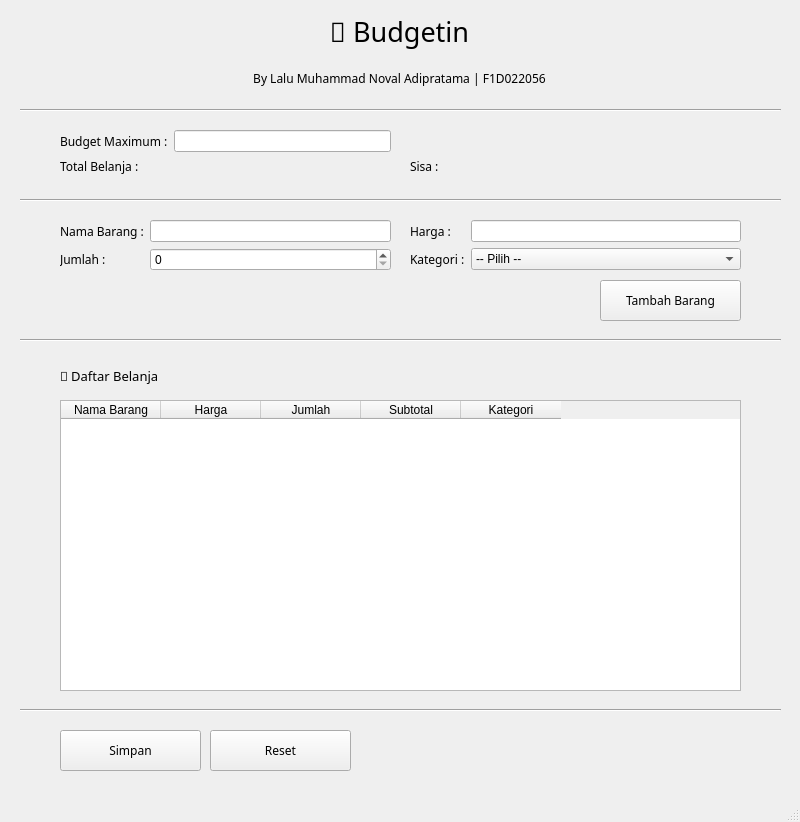
<?xml version="1.0" encoding="UTF-8"?>
<ui version="4.0">
 <class>MainWindow</class>
 <widget class="QMainWindow" name="MainWindow">
  <property name="geometry">
   <rect>
    <x>0</x>
    <y>0</y>
    <width>800</width>
    <height>822</height>
   </rect>
  </property>
  <property name="windowTitle">
   <string>MainWindow</string>
  </property>
  <widget class="QWidget" name="centralwidget">
   <widget class="QWidget" name="verticalLayoutWidget">
    <property name="geometry">
     <rect>
      <x>9</x>
      <y>10</y>
      <width>781</width>
      <height>89</height>
     </rect>
    </property>
    <layout class="QVBoxLayout" name="verticalLayout">
     <item>
      <widget class="QLabel" name="label">
       <property name="font">
        <font>
         <family>Arial Black</family>
         <pointsize>20</pointsize>
        </font>
       </property>
       <property name="text">
        <string>🛒 Budgetin</string>
       </property>
       <property name="alignment">
        <set>Qt::AlignCenter</set>
       </property>
      </widget>
     </item>
     <item>
      <widget class="QLabel" name="label_2">
       <property name="font">
        <font>
         <family>Cascadia Mono Light</family>
        </font>
       </property>
       <property name="text">
        <string>By Lalu Muhammad Noval Adipratama | F1D022056</string>
       </property>
       <property name="alignment">
        <set>Qt::AlignCenter</set>
       </property>
      </widget>
     </item>
    </layout>
   </widget>
   <widget class="QWidget" name="verticalLayoutWidget_2">
    <property name="geometry">
     <rect>
      <x>20</x>
      <y>100</y>
      <width>761</width>
      <height>21</height>
     </rect>
    </property>
    <layout class="QVBoxLayout" name="verticalLayout_3">
     <item>
      <widget class="Line" name="line">
       <property name="orientation">
        <enum>Qt::Horizontal</enum>
       </property>
      </widget>
     </item>
    </layout>
   </widget>
   <widget class="QWidget" name="formLayoutWidget">
    <property name="geometry">
     <rect>
      <x>60</x>
      <y>130</y>
      <width>331</width>
      <height>49</height>
     </rect>
    </property>
    <layout class="QFormLayout" name="formLayout">
     <item row="0" column="0">
      <widget class="QLabel" name="label_3">
       <property name="font">
        <font>
         <family>Arial Black</family>
        </font>
       </property>
       <property name="text">
        <string>Budget Maximum :</string>
       </property>
      </widget>
     </item>
     <item row="1" column="0">
      <widget class="QLabel" name="label_4">
       <property name="font">
        <font>
         <family>Arial Black</family>
        </font>
       </property>
       <property name="text">
        <string>Total Belanja :</string>
       </property>
      </widget>
     </item>
     <item row="0" column="1">
      <widget class="QLineEdit" name="BudgetlineEdit"/>
     </item>
     <item row="1" column="1">
      <widget class="QLabel" name="LabelTotal">
       <property name="text">
        <string/>
       </property>
      </widget>
     </item>
    </layout>
   </widget>
   <widget class="QWidget" name="verticalLayoutWidget_3">
    <property name="geometry">
     <rect>
      <x>20</x>
      <y>190</y>
      <width>761</width>
      <height>21</height>
     </rect>
    </property>
    <layout class="QVBoxLayout" name="verticalLayout_4">
     <item>
      <widget class="Line" name="line_2">
       <property name="orientation">
        <enum>Qt::Horizontal</enum>
       </property>
      </widget>
     </item>
    </layout>
   </widget>
   <widget class="QWidget" name="formLayoutWidget_2">
    <property name="geometry">
     <rect>
      <x>60</x>
      <y>220</y>
      <width>331</width>
      <height>53</height>
     </rect>
    </property>
    <layout class="QFormLayout" name="formLayout_2">
     <item row="0" column="0">
      <widget class="QLabel" name="label_6">
       <property name="font">
        <font>
         <family>Arial Black</family>
        </font>
       </property>
       <property name="text">
        <string>Nama Barang :</string>
       </property>
      </widget>
     </item>
     <item row="1" column="0">
      <widget class="QLabel" name="label_7">
       <property name="font">
        <font>
         <family>Arial Black</family>
        </font>
       </property>
       <property name="text">
        <string>Jumlah :</string>
       </property>
      </widget>
     </item>
     <item row="0" column="1">
      <widget class="QLineEdit" name="NamaBarangLineEdit"/>
     </item>
     <item row="1" column="1">
      <widget class="QSpinBox" name="spinBoxJumlah"/>
     </item>
    </layout>
   </widget>
   <widget class="QWidget" name="formLayoutWidget_3">
    <property name="geometry">
     <rect>
      <x>410</x>
      <y>220</y>
      <width>331</width>
      <height>53</height>
     </rect>
    </property>
    <layout class="QFormLayout" name="formLayout_3">
     <item row="0" column="0">
      <widget class="QLabel" name="label_9">
       <property name="font">
        <font>
         <family>Arial Black</family>
        </font>
       </property>
       <property name="text">
        <string>Harga :</string>
       </property>
      </widget>
     </item>
     <item row="1" column="0">
      <widget class="QLabel" name="label_10">
       <property name="font">
        <font>
         <family>Arial Black</family>
        </font>
       </property>
       <property name="text">
        <string>Kategori :</string>
       </property>
      </widget>
     </item>
     <item row="0" column="1">
      <widget class="QLineEdit" name="HargaLineEdit"/>
     </item>
     <item row="1" column="1">
      <widget class="QComboBox" name="comboBoxKategori">
       <item>
        <property name="text">
         <string>-- Pilih --</string>
        </property>
       </item>
       <item>
        <property name="text">
         <string>Makanan &amp; Minuman</string>
        </property>
       </item>
       <item>
        <property name="text">
         <string>Kebutuhan Rumah</string>
        </property>
       </item>
       <item>
        <property name="text">
         <string>Kebutuhan Pribadi</string>
        </property>
       </item>
       <item>
        <property name="text">
         <string>Hiburan</string>
        </property>
       </item>
      </widget>
     </item>
    </layout>
   </widget>
   <widget class="QPushButton" name="tombolTambahBarang">
    <property name="geometry">
     <rect>
      <x>600</x>
      <y>280</y>
      <width>141</width>
      <height>41</height>
     </rect>
    </property>
    <property name="font">
     <font>
      <family>Bahnschrift SemiBold</family>
     </font>
    </property>
    <property name="text">
     <string>Tambah Barang</string>
    </property>
   </widget>
   <widget class="QWidget" name="verticalLayoutWidget_4">
    <property name="geometry">
     <rect>
      <x>20</x>
      <y>330</y>
      <width>761</width>
      <height>21</height>
     </rect>
    </property>
    <layout class="QVBoxLayout" name="verticalLayout_5">
     <item>
      <widget class="Line" name="line_3">
       <property name="orientation">
        <enum>Qt::Horizontal</enum>
       </property>
      </widget>
     </item>
    </layout>
   </widget>
   <widget class="QTableWidget" name="tableWidget">
    <property name="geometry">
     <rect>
      <x>60</x>
      <y>400</y>
      <width>681</width>
      <height>291</height>
     </rect>
    </property>
    <column>
     <property name="text">
      <string>Nama Barang</string>
     </property>
    </column>
    <column>
     <property name="text">
      <string>Harga</string>
     </property>
    </column>
    <column>
     <property name="text">
      <string>Jumlah</string>
     </property>
    </column>
    <column>
     <property name="text">
      <string>Subtotal</string>
     </property>
    </column>
    <column>
     <property name="text">
      <string>Kategori</string>
     </property>
    </column>
   </widget>
   <widget class="QWidget" name="verticalLayoutWidget_5">
    <property name="geometry">
     <rect>
      <x>20</x>
      <y>700</y>
      <width>761</width>
      <height>21</height>
     </rect>
    </property>
    <layout class="QVBoxLayout" name="verticalLayout_6">
     <item>
      <widget class="Line" name="line_4">
       <property name="orientation">
        <enum>Qt::Horizontal</enum>
       </property>
      </widget>
     </item>
    </layout>
   </widget>
   <widget class="QPushButton" name="tombolSimpan">
    <property name="geometry">
     <rect>
      <x>60</x>
      <y>730</y>
      <width>141</width>
      <height>41</height>
     </rect>
    </property>
    <property name="font">
     <font>
      <family>Bahnschrift SemiBold</family>
     </font>
    </property>
    <property name="text">
     <string>Simpan</string>
    </property>
   </widget>
   <widget class="QPushButton" name="tombolReset">
    <property name="geometry">
     <rect>
      <x>210</x>
      <y>730</y>
      <width>141</width>
      <height>41</height>
     </rect>
    </property>
    <property name="font">
     <font>
      <family>Bahnschrift SemiBold</family>
     </font>
    </property>
    <property name="text">
     <string>Reset</string>
    </property>
   </widget>
   <widget class="QLabel" name="label_8">
    <property name="geometry">
     <rect>
      <x>60</x>
      <y>360</y>
      <width>171</width>
      <height>31</height>
     </rect>
    </property>
    <property name="font">
     <font>
      <family>Arial Black</family>
      <pointsize>10</pointsize>
     </font>
    </property>
    <property name="text">
     <string>🧾 Daftar Belanja</string>
    </property>
   </widget>
   <widget class="QWidget" name="formLayoutWidget_4">
    <property name="geometry">
     <rect>
      <x>410</x>
      <y>158</y>
      <width>331</width>
      <height>21</height>
     </rect>
    </property>
    <layout class="QFormLayout" name="formLayout_4">
     <item row="0" column="0">
      <widget class="QLabel" name="label_11">
       <property name="font">
        <font>
         <family>Arial Black</family>
        </font>
       </property>
       <property name="text">
        <string>Sisa :</string>
       </property>
      </widget>
     </item>
     <item row="0" column="1">
      <widget class="QLabel" name="LabelSisa">
       <property name="text">
        <string/>
       </property>
      </widget>
     </item>
    </layout>
   </widget>
  </widget>
  <widget class="QMenuBar" name="menubar">
   <property name="geometry">
    <rect>
     <x>0</x>
     <y>0</y>
     <width>800</width>
     <height>26</height>
    </rect>
   </property>
  </widget>
  <widget class="QStatusBar" name="statusbar"/>
  <action name="actionKeluar">
   <property name="text">
    <string>Keluar</string>
   </property>
  </action>
  <action name="actionInfo">
   <property name="text">
    <string>Info</string>
   </property>
  </action>
 </widget>
 <resources/>
 <connections/>
</ui>
